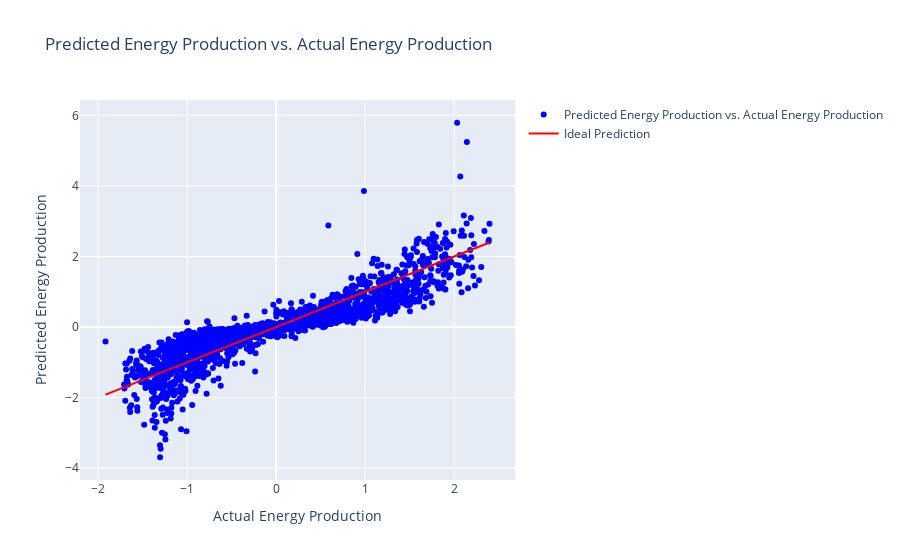

Notebook code for this chart:
### Code cell
import plotly.graph_objects as go

y_pred = svm_model_3.predict(X_test)


fig = go.Figure()
fig.add_trace(go.Scatter(x=y_test, y=y_pred, mode='markers',
                         marker=dict(color='blue'),
                         name='Predicted Energy Production vs. Actual Energy Production'))
fig.add_trace(go.Scatter(x=[min(y_test), max(y_test)], y=[min(y_test), max(y_test)],
                         mode='lines',
                         marker=dict(color='red'),
                         name='Ideal Prediction'))
fig.update_layout(
    title='Predicted Energy Production vs. Actual Energy Production',
    xaxis_title='Actual Energy Production',
    yaxis_title='Predicted Energy Production'
)
fig.show()

### Figure 1 — Plotly figure (JSON) as saved in the notebook; plotly's stock layout.template omitted (floating-point values rounded to 4 significant figures; data arrays with more than 128 entries replaced by an {"elided": "..."} marker saying what was removed)
{"data": [{"marker": {"color": "blue"}, "mode": "markers", "name": "Predicted Energy Production vs. Actual Energy Production", "type": "scatter", "x": {"elided": "1884 float values"}, "y": {"elided": "1884 float values"}}, {"marker": {"color": "red"}, "mode": "lines", "name": "Ideal Prediction", "type": "scatter", "x": [-1.918, 2.396], "y": [-1.918, 2.396]}], "layout": {"title": {"text": "Predicted Energy Production vs. Actual Energy Production"}, "xaxis": {"title": {"text": "Actual Energy Production"}}, "yaxis": {"title": {"text": "Predicted Energy Production"}}}}
